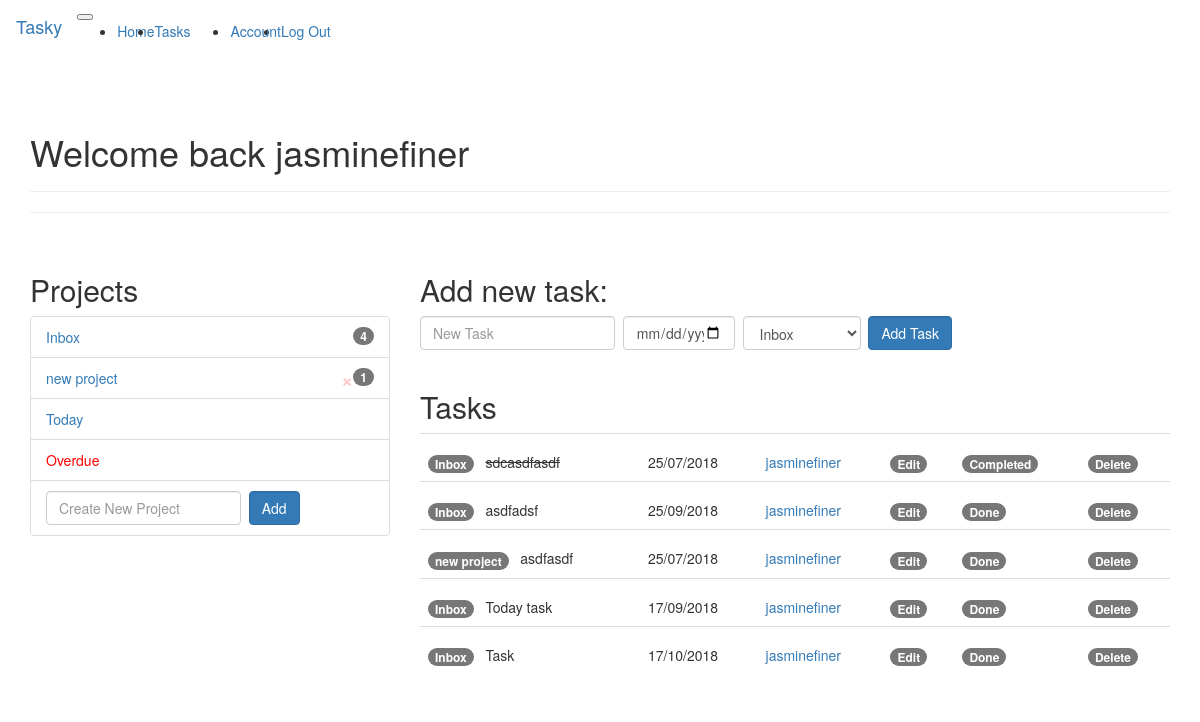
Screenshot of /tasks/ (signed in) with the database file from the repository.
### app/models.py (models this page shows, shortened)
class User(UserMixin, db.Model):
    __tablename__ = 'users'
    id = db.Column(db.Integer, primary_key=True)
    username = db.Column(db.String(80), unique=True, nullable=True)
    email = db.Column(db.String(120), unique=True, nullable=True)
    password_hash = db.Column(db.String(80))
    confirmed = db.Column(db.Boolean, default=False)
    tasks = db.relationship('Task', foreign_keys=Task.author_id, back_populates='author')
    projects = db.relationship('Project', foreign_keys=Project.author_id, back_populates='author')
    @property
    def password(self):
        raise AttributeError('password is not a readable attribute')

class Project(UserMixin, db.Model):
    __tablename__ = 'projects'
    id = db.Column(db.Integer, primary_key=True)
    name = db.Column(db.String)
    author_id = db.Column(db.Integer, db.ForeignKey('users.id'))
    author = db.relationship('User', foreign_keys=author_id, back_populates='projects')
    tasks = db.relationship('Task', foreign_keys='Task.project_id', back_populates='project')

class Task(UserMixin, db.Model):
    __tablename__ = 'tasks'
    id = db.Column(db.Integer, primary_key=True)
    body = db.Column(db.String(128))
    due = db.Column(db.DateTime, index=True)
    done = db.Column(db.Boolean, default=False)
    author_id = db.Column(db.Integer, db.ForeignKey('users.id'))
    author = db.relationship('User', foreign_keys=author_id, back_populates='tasks')
    project_id = db.Column(db.Integer, db.ForeignKey('projects.id'))
    project = db.relationship('Project', foreign_keys=project_id, back_populates='tasks')

### app/task_blueprint/views.py (the view, shortened to what this page needs)
@task.route('/', methods=['GET', 'POST'])
@task.route('/edit/<int:task_id>', methods=['GET', 'POST'])
@task.route('/project/<int:project_id>', methods=['GET', 'POST'])
@task.route('/status/<status>', methods=['GET', 'POST'])
@login_required
def home(task_id=None, project_id=None, status=None):
    taskform = NewTaskForm()
    taskform.project_id.choices = [(p.id, p.name) for p in current_user.projects]
    projectform = NewProjectForm()
    if projectform.validate_on_submit():
        new_project = Project(name=projectform.name.data, author=current_user._get_current_object())
        db.session.add(new_project)
        db.session.commit()
        flash('Your project has been created!', 'success')
        return redirect(url_for('task.home'))
    projects = current_user.projects
    if project_id is not None:
        project = Project.query.filter_by(id=project_id).first()
        tasks = project.tasks
    elif status == 'today':
        tasks = Task.query.filter_by(author=current_user).filter(Task.due >= date.today()).filter(Task.due < date.today() + timedelta(days=1))
    elif status == 'overdue':
        tasks = Task.query.filter_by(author=current_user).filter(Task.due < date.today())
    else:
        tasks = current_user.tasks
    return render_template('tasks/home.html', taskform=taskform, projectform=projectform, user=current_user, tasks=tasks, projects=projects)

### app/task_blueprint/forms.py
class NewTaskForm(FlaskForm):
    body = StringField('New Task', validators=[DataRequired()])
    due = DateField('Due', format='%d/%m/%Y')
    project_id = SelectField('Project', coerce=int)
    submit = SubmitField('Add Task')

class NewProjectForm(FlaskForm):
    name = StringField('New Project', validators=[DataRequired()])
    submit = SubmitField('Add')

### app/auth_blueprint/views.py (called while the page is built)
@auth.before_app_request
def before_request():
    if current_user.is_authenticated and not current_user.confirmed and request.blueprint != 'auth' and request.endpoint != 'static':
        return redirect(url_for('auth.unconfirmed'))

### app/models.py (called while the page is built)
@login_manager.user_loader
def user_loader(user_id):
    return User.query.get(int(user_id))

### app/templates/tasks/home.html (shortened to what this page needs)
{% extends "base.html" %}
{% import "bootstrap/wtf.html" as wtf %}
{% block scripts %}
<link rel="stylesheet" type="text/css" href="{{ url_for('static', filename='styles.css') }}">
{% endblock %}
{% block page_content %}
<div class="page-header">
    <h1>Welcome back {{ current_user.username }}</h1>
</div>
<hr>
<br>
<div class="row">
    <div class="col-md-4">
        <h2>Projects</h2>
        <ul class="list-group">
            {% for project in user.projects %}
            <li class="list-group-item">
                <a style="text-decoration: none" href="{{ url_for('task.home', project_id=project.id)}}">{{ project.name }}</a> &nbsp;
                <span class="badge badge-pill badge-secondary">{{ project.tasks|length }}</span>
                {% if project.name != 'Inbox' %}
                <span style='text-align: right;'>
                    <button class='close'>
                        <a style="text-decoration: none; color: red;" href="{{ url_for('task.delete_project', project_id=project.id)}}">
                        &times;
                        </a>
                    </button>
                </span>
                {% endif %}
            </li>
            {% endfor%}
            <li class="list-group-item">
                <a href="{{ url_for('task.home', status='today')}}">
                    Today
                </a>
            </li>
            <li class="list-group-item">
                <a style="color: red;" href="{{ url_for('task.home', status='overdue')}}">
                    Overdue
                </a>
            </li>
            <li class="list-group-item">
                <form class="form-inline" method="post" role="form">
                    {{ projectform.name(class="form-control", placeholder="Create New Project") }}&nbsp;
                    {{ projectform.submit(class="form-control btn btn-primary") }}
                </form>
            </li>
        </ul>
    </div>
    <div class="col-md-8">
        {% if task_id %}
        <h2>Edit Task</h2>
        {% else %}
        <h2>Add new task:</h2>
        {% endif %}
        <form class="form-inline" method="post" role="form">
            {{ taskform.body(class="form-control", placeholder="New Task") }}&nbsp;
            {{ taskform.due(class="form-control", placeholder="dd/mm/yyyy", style="width: 8em;") }}&nbsp;
            {{ taskform.project_id(class="form-control", placeholder="Project") }}&nbsp;
            {{ taskform.submit(class="form-control btn btn-primary") }}
        </form>
        <br>
        <h2>Tasks</h2>
        {% include "tasks/_tasks.html" %}
    </div>
</div>
{% endblock %}

### app/templates/base.html (shortened to what this page needs)
{% extends "bootstrap/base.html" %}
{% block head %}
{{ super() }}
<link rel="stylesheet" href="{{ url_for('static', filename='fontawesome-5.2.0/css/all.css') }}" type="text/css">
{% endblock %}
{% block content %}
<nav class="navbar navbar-expand-lg navbar-light bg-light">
  <a class="navbar-brand" href="#">Tasky</a>
  <button class="navbar-toggler" type="button" data-toggle="collapse" data-target="#navbarSupportedContent" aria-controls="navbarSupportedContent" aria-expanded="false" aria-label="Toggle navigation">
  </button>
  <div class="collapse navbar-collapse" id="navbarSupportedContent">
    <ul class="navbar-nav mr-auto">
      <li class="nav-item active">
        <a class="nav-link" href="{{ url_for('main.index') }}">Home</a>
      </li>
      <li class="nav-item active">
        <a class="nav-link" href="{{ url_for('task.home') }}">Tasks</a>
      </li>
    </ul>
    <ul class="navbar-nav ml-auto">
      {% if current_user.is_authenticated %}
      <li class="nav-item dropdown">
        <a class="nav-link dropdown-toggle" href="#" id="navbarDropdown" role="button" data-toggle="dropdown" aria-haspopup="true" aria-expanded="false">
          Account
        </a>
      </li>
      <li class="nav-item active">
        <a class="nav-link" href="{{ url_for('auth.logout') }}">Log Out</a>
      </li>
      {% endif %}
    </ul>
  </div>
</nav>
<br>
<div class="container">
    {% block page_content %}
    {% endblock %}
</div>
{% endblock %}

### app/templates/tasks/_tasks.html (shortened to what this page needs)
<table class="table">
    {% for task in tasks %}
    <tr>
        <td>
            <div style="margin-top: 10px;">
                <span class="badge badge-success">{{ task.project.name }}</span>
                    <span {% if task.done %}style="text-decoration: line-through;" {% endif %}>{{task.body}}</span>
            </div>
        </td>
        <td>
            <div style="margin-top: 10px;">
                {{ task.due.date().__format__('%d/%m/%Y') }}
            </div>
        </td>
        <td>
            <div style="margin-top: 10px;">
                <a href="#">
                    {{ task.author.username }}
                </a>
            </div>
        </td>
        <td>
            <div style="margin-top: 10px;">
                <a href="{{ url_for('task.home', task_id=task.id)}}">
                    <span class="badge badge-info">Edit</span>
                </a>
            </div>
        </td>
        <td>
            <div style="margin-top: 10px;">
                {% if task.done %}
                <span class="badge badge-secondary">Completed</span>
                {% else %}
                <a href="{{ url_for('task.complete', task_id=task.id)}}">
                    <span class="badge badge-primary">Done</span>
                </a>
                {% endif %}
            </div>
        </td>
        <td>
            <div style="margin-top: 10px;">
                <a href="{{ url_for('task.delete', task_id=task.id)}}">
                    <span class="badge badge-danger">Delete</span>
                </a>
            </div>
        </td>
    </tr>
    {% endfor %}
</table>

### rows the page displays
User: username "jasminefiner"
Project: name "Inbox", tasks|length "4"
Project: name "new project", tasks|length "1"
Task: project.name "Inbox", body "sdcasdfasdf", due "25/07/2018", author.username "jasminefiner", done "Completed"
Task: project.name "Inbox", body "asdfadsf", due "25/09/2018", author.username "jasminefiner"
Task: project.name "new project", body "asdfasdf", due "25/07/2018", author.username "jasminefiner"
Task: project.name "Inbox", body "Today task", due "17/09/2018", author.username "jasminefiner"
Task: project.name "Inbox", body "Task", due "17/10/2018", author.username "jasminefiner"
